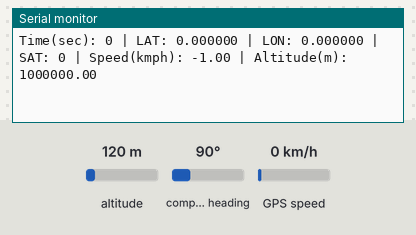
Bench run of a sketch on a simulated Arduino Uno, built with avr-gcc and run on an emulated ATmega328P. Parts: the last lines printed to the serial monitor. The inputs (shaded band) are chosen by the test bench; at power-on: altitude 120 m, GPS speed 0 km/h, compass heading 90°. The GPS gets a fix after 3 s at 37.7749, -122.4194 with 8 satellites.

Above: at 1.2 s.
1.3 s: altitude set to 20 m
2.8 s: GPS speed set to 2 km/h
At 4.0 s:
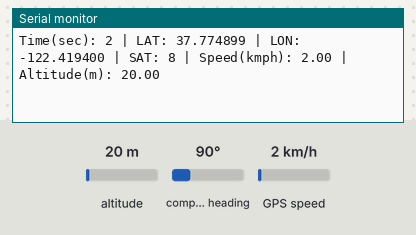
4.3 s: altitude set to 250 m
At 6.5 s:
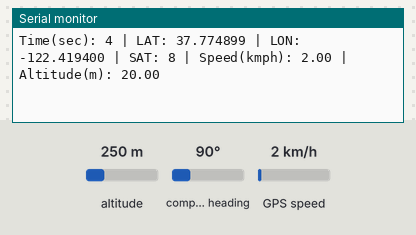
Timing chart, 0 to 8.0 s (numbered marks = the images above; inputs shaded):
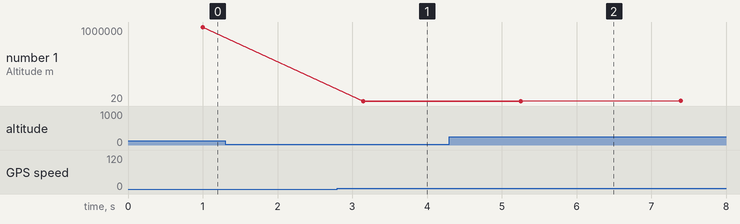

Measured:
- after the input at 2.8 s, the serial monitor: prints a new line after 0.35 s (image 1)
- plotted number 1: 20 → 250 after the input at 4.3 s

The sketch:

rockettx.ino
```cpp
#include <Wire.h>

//PINS
//ALTSOFSERIAL RX IS PIN 8
#include <SoftwareSerial.h>
#include <TinyGPS.h>

#define USE_SERIAL_MONITOR true

//From GPS: 3 rx ,4 tx
SoftwareSerial ss(4, 3);
TinyGPS gps;

//From XBEE:
SoftwareSerial xBee(8,9);

void shiftWrite(String message) {
  xBee.begin(9600);

  for (int i = 0; i < message.length(); i++) {
    xBee.write(message[i]);
  }

  xBee.end();
}

void setup() {
  if (USE_SERIAL_MONITOR) {
    Serial.begin(115200);
  }

  ss.begin(9600);

}

void loop() {
  //initialize variable to store data to
  String dataString;
  dataString += "Time(sec): " + String( (millis()/1000)) ;

  float flat, flon;
  unsigned long age, date, time, chars = 0;
  unsigned short sentences = 0, failed = 0;
  static const double LONDON_LAT = 51.508131, LONDON_LON = -0.128002;

  bool newData = false;

  // For one second we parse GPS data and report some key values
  for (unsigned long start = millis(); millis() - start < 1000;)
  {
    while (ss.available())
    {
      char c = ss.read();
      // Serial.write(c); // uncomment this line if you want to see the GPS data flowing
      if (gps.encode(c)) // Did a new valid sentence come in?
        newData = true;
    }
  }

//  if (newData)
//  {
    gps.f_get_position(&flat, &flon, &age);
    dataString += " | LAT: " + String(flat == TinyGPS::GPS_INVALID_F_ANGLE ? 0.0 : flat, 6);

    dataString += " | LON: " + String(flon == TinyGPS::GPS_INVALID_F_ANGLE ? 0.0 : flon, 6);

    dataString += " | SAT: " + String(gps.satellites() == TinyGPS::GPS_INVALID_SATELLITES ? 0 : gps.satellites());
    dataString += " | Speed(kmph): " + String(String(gps.f_speed_kmph()));
    dataString += " | Altitude(m): " + String( gps.f_altitude()) + "\n";

  ss.end();

//  byte dataBuf[100];
//
//  for(int i=0; i<100; i++){
//    dataBuf[i]=dataString[i];
//  }
//
//  strcpy((char *)dataBuf, (char *)dataBuf);
//  delay(10);
  if (USE_SERIAL_MONITOR) {
    Serial.println(dataString);
  }

  shiftWrite(dataString);

//  }
//  Serial.println("Message Sent");

  delay(1000);
}
```
